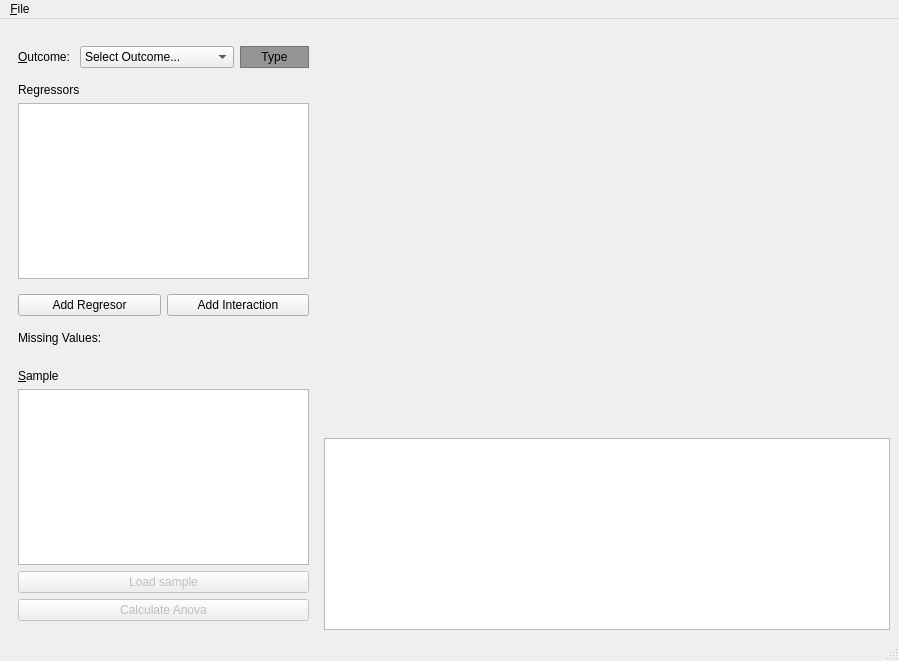
<?xml version="1.0" encoding="UTF-8"?>
<ui version="4.0">
 <class>Anova_gui</class>
 <widget class="QMainWindow" name="Anova_gui">
  <property name="geometry">
   <rect>
    <x>0</x>
    <y>0</y>
    <width>899</width>
    <height>661</height>
   </rect>
  </property>
  <property name="windowTitle">
   <string>Braviz - Anova</string>
  </property>
  <property name="windowIcon">
   <iconset>
    <normalon>:/icons/baviz_anova.png</normalon>
   </iconset>
  </property>
  <widget class="QWidget" name="centralwidget">
   <layout class="QHBoxLayout" name="horizontalLayout_4">
    <item>
     <widget class="QFrame" name="control_widget">
      <property name="maximumSize">
       <size>
        <width>309</width>
        <height>16777215</height>
       </size>
      </property>
      <property name="frameShape">
       <enum>QFrame::NoFrame</enum>
      </property>
      <property name="frameShadow">
       <enum>QFrame::Raised</enum>
      </property>
      <layout class="QVBoxLayout" name="verticalLayout">
       <property name="leftMargin">
        <number>0</number>
       </property>
       <property name="topMargin">
        <number>0</number>
       </property>
       <property name="rightMargin">
        <number>0</number>
       </property>
       <property name="bottomMargin">
        <number>0</number>
       </property>
       <item>
        <widget class="QFrame" name="frame">
         <property name="frameShape">
          <enum>QFrame::NoFrame</enum>
         </property>
         <property name="frameShadow">
          <enum>QFrame::Raised</enum>
         </property>
         <layout class="QVBoxLayout" name="verticalLayout_3">
          <item>
           <widget class="QFrame" name="frame_3">
            <property name="frameShape">
             <enum>QFrame::NoFrame</enum>
            </property>
            <property name="frameShadow">
             <enum>QFrame::Raised</enum>
            </property>
            <layout class="QHBoxLayout" name="horizontalLayout_2">
             <property name="leftMargin">
              <number>0</number>
             </property>
             <property name="rightMargin">
              <number>0</number>
             </property>
             <item>
              <widget class="QLabel" name="label">
               <property name="maximumSize">
                <size>
                 <width>56</width>
                 <height>16777215</height>
                </size>
               </property>
               <property name="toolTip">
                <string>Dependent Variable</string>
               </property>
               <property name="text">
                <string>&amp;Outcome: </string>
               </property>
               <property name="buddy">
                <cstring>outcome_sel</cstring>
               </property>
              </widget>
             </item>
             <item>
              <widget class="QComboBox" name="outcome_sel">
               <property name="sizePolicy">
                <sizepolicy hsizetype="Expanding" vsizetype="Fixed">
                 <horstretch>0</horstretch>
                 <verstretch>0</verstretch>
                </sizepolicy>
               </property>
               <property name="currentIndex">
                <number>0</number>
               </property>
               <item>
                <property name="text">
                 <string extracomment="select a new variable">Select Outcome...</string>
                </property>
               </item>
              </widget>
             </item>
             <item>
              <widget class="QLabel" name="outcome_type">
               <property name="sizePolicy">
                <sizepolicy hsizetype="Preferred" vsizetype="Preferred">
                 <horstretch>0</horstretch>
                 <verstretch>0</verstretch>
                </sizepolicy>
               </property>
               <property name="minimumSize">
                <size>
                 <width>69</width>
                 <height>0</height>
                </size>
               </property>
               <property name="toolTip">
                <string>Data type of outcome</string>
               </property>
               <property name="whatsThis">
                <string>The outcome may be an ordinal, binary or nominal variable</string>
               </property>
               <property name="styleSheet">
                <string notr="true">background-color:rgb(149, 149, 149)
</string>
               </property>
               <property name="frameShape">
                <enum>QFrame::StyledPanel</enum>
               </property>
               <property name="text">
                <string>Type</string>
               </property>
               <property name="scaledContents">
                <bool>false</bool>
               </property>
               <property name="alignment">
                <set>Qt::AlignCenter</set>
               </property>
               <property name="textInteractionFlags">
                <set>Qt::LinksAccessibleByMouse|Qt::TextSelectableByMouse</set>
               </property>
              </widget>
             </item>
            </layout>
           </widget>
          </item>
          <item>
           <widget class="QLabel" name="label_2">
            <property name="toolTip">
             <string>Independent Variable</string>
            </property>
            <property name="text">
             <string>Regressors</string>
            </property>
            <property name="buddy">
             <cstring>reg_table</cstring>
            </property>
           </widget>
          </item>
          <item>
           <widget class="QTableView" name="reg_table">
            <property name="sizePolicy">
             <sizepolicy hsizetype="Expanding" vsizetype="Expanding">
              <horstretch>0</horstretch>
              <verstretch>1</verstretch>
             </sizepolicy>
            </property>
            <property name="contextMenuPolicy">
             <enum>Qt::CustomContextMenu</enum>
            </property>
            <property name="alternatingRowColors">
             <bool>true</bool>
            </property>
            <property name="selectionBehavior">
             <enum>QAbstractItemView::SelectRows</enum>
            </property>
            <attribute name="horizontalHeaderStretchLastSection">
             <bool>true</bool>
            </attribute>
           </widget>
          </item>
          <item>
           <widget class="QFrame" name="frame_5">
            <property name="frameShape">
             <enum>QFrame::NoFrame</enum>
            </property>
            <property name="frameShadow">
             <enum>QFrame::Raised</enum>
            </property>
            <layout class="QHBoxLayout" name="horizontalLayout_3">
             <property name="leftMargin">
              <number>0</number>
             </property>
             <property name="rightMargin">
              <number>0</number>
             </property>
             <item>
              <widget class="QPushButton" name="add_regressor_button">
               <property name="toolTip">
                <string>Add regressor variables for the anova analysis</string>
               </property>
               <property name="text">
                <string>Add Regresor</string>
               </property>
              </widget>
             </item>
             <item>
              <widget class="QPushButton" name="add_interaction_button">
               <property name="toolTip">
                <string>Add interaction terms to this anova analysis</string>
               </property>
               <property name="text">
                <string>Add Interaction</string>
               </property>
              </widget>
             </item>
            </layout>
           </widget>
          </item>
          <item>
           <widget class="QLabel" name="missing_label">
            <property name="text">
             <string>Missing Values:</string>
            </property>
           </widget>
          </item>
         </layout>
        </widget>
       </item>
       <item>
        <widget class="QFrame" name="frame_4">
         <property name="frameShape">
          <enum>QFrame::NoFrame</enum>
         </property>
         <property name="frameShadow">
          <enum>QFrame::Raised</enum>
         </property>
         <layout class="QVBoxLayout" name="verticalLayout_4">
          <item>
           <widget class="QLabel" name="label_3">
            <property name="text">
             <string>&amp;Sample</string>
            </property>
            <property name="buddy">
             <cstring>sample_tree</cstring>
            </property>
           </widget>
          </item>
          <item>
           <widget class="QTreeView" name="sample_tree">
            <property name="sizePolicy">
             <sizepolicy hsizetype="Expanding" vsizetype="Preferred">
              <horstretch>0</horstretch>
              <verstretch>0</verstretch>
             </sizepolicy>
            </property>
            <property name="maximumSize">
             <size>
              <width>16777215</width>
              <height>200</height>
             </size>
            </property>
            <property name="alternatingRowColors">
             <bool>true</bool>
            </property>
            <property name="uniformRowHeights">
             <bool>true</bool>
            </property>
           </widget>
          </item>
          <item>
           <widget class="QPushButton" name="modify_sample_button">
            <property name="enabled">
             <bool>false</bool>
            </property>
            <property name="toolTip">
             <string>Change the datapoints that will be used in this anova analysis</string>
            </property>
            <property name="text">
             <string>Load sample</string>
            </property>
           </widget>
          </item>
          <item>
           <widget class="QPushButton" name="calculate_button">
            <property name="enabled">
             <bool>false</bool>
            </property>
            <property name="toolTip">
             <string>Perform the anova calculation</string>
            </property>
            <property name="text">
             <string>Calculate Anova</string>
            </property>
           </widget>
          </item>
         </layout>
        </widget>
       </item>
      </layout>
     </widget>
    </item>
    <item>
     <widget class="QFrame" name="frame_2">
      <property name="frameShape">
       <enum>QFrame::NoFrame</enum>
      </property>
      <property name="frameShadow">
       <enum>QFrame::Raised</enum>
      </property>
      <layout class="QVBoxLayout" name="verticalLayout_2" stretch="1,0,0">
       <property name="leftMargin">
        <number>0</number>
       </property>
       <property name="topMargin">
        <number>0</number>
       </property>
       <property name="rightMargin">
        <number>0</number>
       </property>
       <property name="bottomMargin">
        <number>0</number>
       </property>
       <item>
        <widget class="QFrame" name="plot_frame">
         <property name="minimumSize">
          <size>
           <width>0</width>
           <height>258</height>
          </size>
         </property>
         <property name="locale">
          <locale language="English" country="UnitedStates"/>
         </property>
         <property name="frameShape">
          <enum>QFrame::NoFrame</enum>
         </property>
         <property name="frameShadow">
          <enum>QFrame::Raised</enum>
         </property>
        </widget>
       </item>
       <item>
        <spacer name="verticalSpacer_3">
         <property name="orientation">
          <enum>Qt::Vertical</enum>
         </property>
         <property name="sizeHint" stdset="0">
          <size>
           <width>20</width>
           <height>10</height>
          </size>
         </property>
        </spacer>
       </item>
       <item>
        <widget class="QTableView" name="results_table">
         <property name="cursor" stdset="0">
          <cursorShape>ArrowCursor</cursorShape>
         </property>
         <property name="dragEnabled">
          <bool>true</bool>
         </property>
         <property name="alternatingRowColors">
          <bool>true</bool>
         </property>
         <property name="selectionBehavior">
          <enum>QAbstractItemView::SelectRows</enum>
         </property>
         <property name="sortingEnabled">
          <bool>true</bool>
         </property>
         <attribute name="horizontalHeaderStretchLastSection">
          <bool>true</bool>
         </attribute>
        </widget>
       </item>
      </layout>
     </widget>
    </item>
   </layout>
  </widget>
  <widget class="QMenuBar" name="menubar">
   <property name="geometry">
    <rect>
     <x>0</x>
     <y>0</y>
     <width>899</width>
     <height>27</height>
    </rect>
   </property>
   <widget class="QMenu" name="menuFile">
    <property name="title">
     <string>&amp;File</string>
    </property>
    <widget class="QMenu" name="menuExport">
     <property name="title">
      <string>Export</string>
     </property>
     <addaction name="actionImages"/>
     <addaction name="actionData"/>
    </widget>
    <widget class="QMenu" name="menuAccept_samples">
     <property name="title">
      <string>Accept samples</string>
     </property>
    </widget>
    <addaction name="actionSave_scneario"/>
    <addaction name="actionLoad_scenario"/>
    <addaction name="separator"/>
    <addaction name="actionLoad_sample"/>
    <addaction name="actionModify_sample"/>
    <addaction name="actionSend_sample"/>
    <addaction name="menuAccept_samples"/>
    <addaction name="separator"/>
    <addaction name="menuExport"/>
   </widget>
   <addaction name="menuFile"/>
  </widget>
  <widget class="QStatusBar" name="statusbar"/>
  <action name="actionSave_scneario">
   <property name="text">
    <string>Save scenario</string>
   </property>
  </action>
  <action name="actionLoad_scenario">
   <property name="text">
    <string>Load scenario</string>
   </property>
  </action>
  <action name="actionImages">
   <property name="text">
    <string>Images</string>
   </property>
  </action>
  <action name="actionData">
   <property name="text">
    <string>Data</string>
   </property>
  </action>
  <action name="actionLoad_sample">
   <property name="text">
    <string>Load sample</string>
   </property>
  </action>
  <action name="actionSend_sample">
   <property name="text">
    <string>Send sample</string>
   </property>
  </action>
  <action name="actionModify_sample">
   <property name="text">
    <string>Modify sample</string>
   </property>
  </action>
 </widget>
 <resources>
  <include location="resources.qrc"/>
 </resources>
 <connections/>
</ui>
